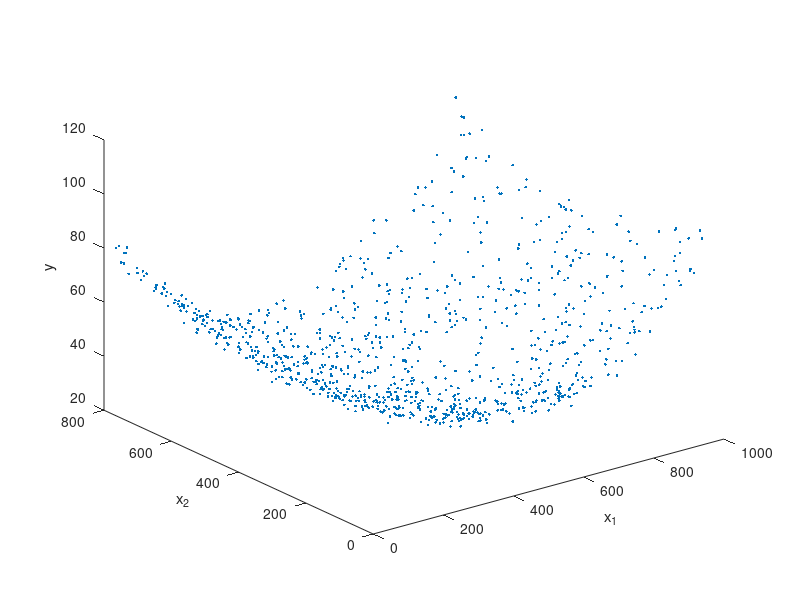
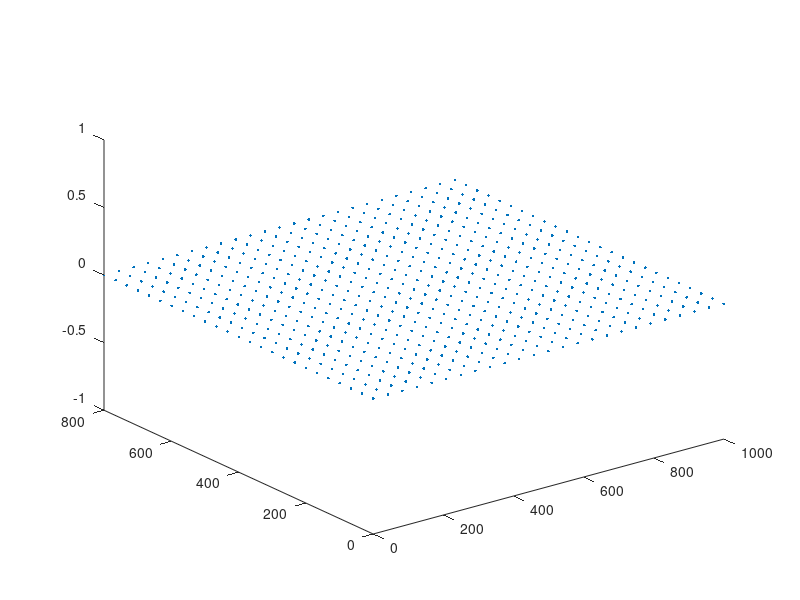

Write MATLAB code to recreate these figures, in order.
#!/usr/bin/octave-cli --persist

## (C) 2023 Pablo Alvarado
## EL5857 Aprendizaje Automático
## Escuela de Ingeniería Electrónica
## Tecnológico de Costa Rica

1;

## Crea datos de referencia ideales

x1=1:1000;
x2=1:800;

[xx1,xx2]=meshgrid(x1,x2);

## Matriz de datos de referencia (ground truth)
Xgt = [xx1(:),xx2(:)];

## Construcción de función cuadrática para el experimento (ajuste empírico)
A=[2 0.1;0.1 1]; B=-1000*[2; 1]; C=100;
f=1e-4;
A=f*A; B=f*B; 

## Evalúe eficientemente x' A x + B' x + C donde x es cada columna de D
ygt = dot(Xgt,Xgt*A',2) + Xgt*B + C;

## Seleccionemos ahora un subset de datos para el experimento
m=1000; # Número de datos de entrenamiento
idx=randperm(rows(ygt),m);
X=Xgt(idx,:);
y=ygt(idx) + randn(m,1)*2; ## Agregue ruido

figure(1,"name","Datos de entrenamiento");
plot3(X(:,1),X(:,2),y,'.');
xlabel("x_1");
ylabel("x_2");
zlabel("y");

## Utilice las ecuaciones normales para obtener una regresión
## cuadrática sobre una rejilla menos densa que la original

partition=25;
px1=linspace(min(x1),max(x1),partition);
px2=linspace(min(x2),max(x2),partition);

[pxx1,pxx2] = meshgrid(px1,px2);

figure(2,"name","Datos donde predecir");
plot3(pxx1(:),pxx2(:),0*pxx1(:),'.');


## Mida el error entre la aproximación obtenida y la referencia
## usando sub2idx como se indica en el enunciado de la tarea.
